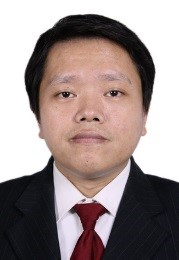
%> input picture CHT/CH01/1.jpg, 179 x 260 px
$ octave fig2.m   (GNU Octave 9; MATLAB toolbox functions it lacks are replaced by stand-ins)
%> lines starting %> are read from the running program, lines starting %| are printed output that depends on the picture; in (x1, y1, x2, y2) boxes, pixels count from 0 and x2, y2 are one past the last pixel; in counts of white or black regions, pixels touching at a corner belong together; the program's own positions count from 1
I = imread('1.jpg');BW1=im2bw(I);%二值化
%> further down, I is the input picture: size 260x179x3 uint8; mean R, G, B 155.1, 141, 139.3
%> after `BW1=im2bw(I)`:
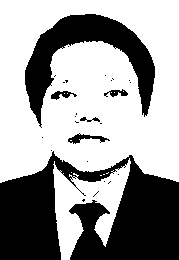
%> BW1: size 260x179 logical; 61.5% white; 27 black regions (21 under 20 px), largest, box (x1, y1, x2, y2) and area: (0, 151, 179, 260) 12508, (25, 14, 155, 128) 4939, (68, 133, 110, 144) 181, (51, 91, 77, 100) 117, (104, 89, 128, 97) 100, (80, 117, 100, 122) 50
BW2 = bwperim(BW1,8);
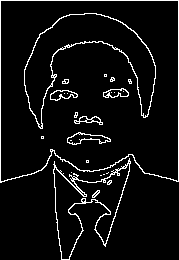
%> BW2: size 260x179 logical; 6% white in thin lines or dots
subplot(1,2,1);imshow(BW1);title('binary image');
subplot(1,2,2), imshow(BW2);title('bwperim result');
